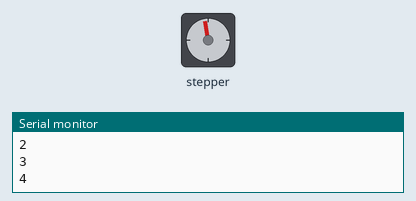
The sketch below on a simulated Arduino Uno, built with avr-gcc and run on an emulated ATmega328P. Shown: stepper motor, the last lines printed to the serial monitor. Wiring (inferred from the names in the program): stepper motor driver (200 steps per turn assumed): step pin 13; direction pin 12.

Above: at 0.67 s.
At 15.01 s:
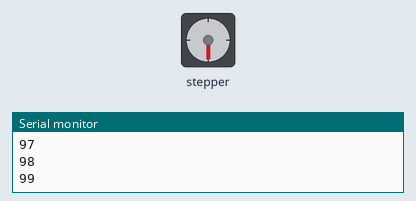
At 22.89 s:
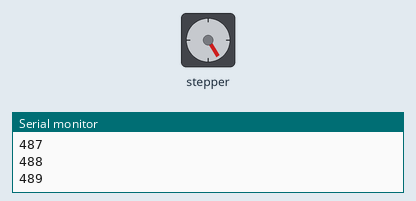
At 38.15 s:
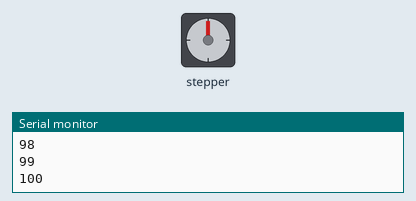
Timing chart, 0 to 40.0 s (numbered marks = the images above):
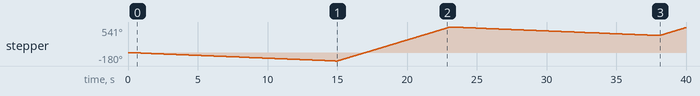

The sketch:

a4988.ino
```cpp
//простое подключение A4988
//пины reset и sleep соединены вместе
//подключите VDD к пину 3.3 В или 5 В на Arduino
//подключите GND к Arduino GND (GND рядом с VDD)
//подключите 1A и 1B к 1 катушке шагового двигателя
//подключите 2A и 2B к 2 катушке шагового двигателя
//подключите VMOT к источнику питания (9В источник питания + term)
//подключите GRD к источнику питания (9В источник питания - term)

int stp = 13; //подключите 13 пин к step
int dir = 12; //подключите 12 пин к dir
int a = 0;

void setup()

{
  Serial.begin(115200);
pinMode(stp, OUTPUT);
pinMode(dir, OUTPUT);
}

void loop()

{
if (a < 100) // вращение на 200 шагов в направлении 1
  {
  a++;
  digitalWrite(stp, HIGH);
  delay(50);
  digitalWrite(stp, HIGH);
  delay(25);
    digitalWrite(stp, LOW);
  delay(50);
  digitalWrite(stp, LOW);
  delay(25);
  Serial.println(a);

  }

else
  {
  digitalWrite(dir, HIGH);
  a++;
  digitalWrite(stp, HIGH);
  delay(10);
  digitalWrite(stp, LOW);
  delay(10);
  Serial.println(a);
  if (a>500) // вращение на 200 шагов в направлении 2

    {
    a = 0;
    digitalWrite(dir, LOW);
    }

  }

}
```

Measured:
- by itself, stepper: turns 180° counter-clockwise in 14.9 s, then 721° clockwise in 8.1 s, then 180° counter-clockwise in 14.9 s, then 168° clockwise in 1.9 s
